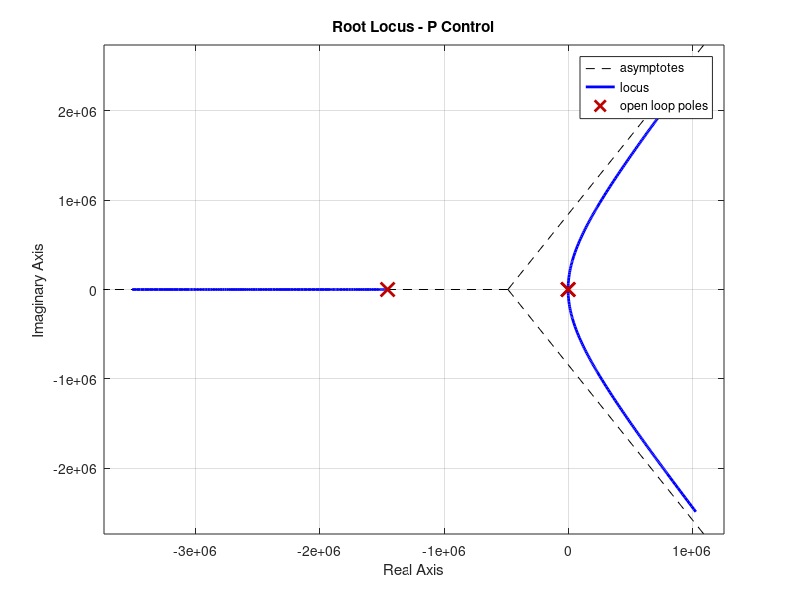

The MATLAB script that drew this image: (Note: this script raises an error after producing the figure.)
s = tf('s');

J = 3.2284E-6;
b = 3.5077E-6;
K = 0.0274;
R = 4;
L = 2.75E-6;

P_motor = K/(s*((J*s+b)*(L*s+R)+K^2));

rlocus(P_motor)
title('Root Locus - P Control')
sgrid(.5, 0)
sigrid(100)

%%

poles = pole(P_motor)

rP_motor = minreal(P_motor*(s/max(abs(poles))+1))

figure(1)
rlocus(rP_motor)
title('Root Locus - P Control')
axis([ -300 100 -200 200])
sgrid(.5, 0)
sigrid(100)

C = 1/s;
figure(2)
rlocus(C*rP_motor)
title('Root Locus - I Control')
axis([ -300 100 -200 200])
sgrid(.5, 0)
sigrid(100)

C = (s + 20) / s;
figure(3)
rlocus(C*rP_motor)
title('Root Locus - PI Control')
axis([ -300 100 -200 200])
sgrid(.5, 0)
sigrid(100)

C = (s + 60)*(s + 70) / s;
figure(4)
rlocus(C*rP_motor)
title('Root Locus - PID Control')
axis([ -300 100 -200 200])
sgrid(.5, 0)
sigrid(100)